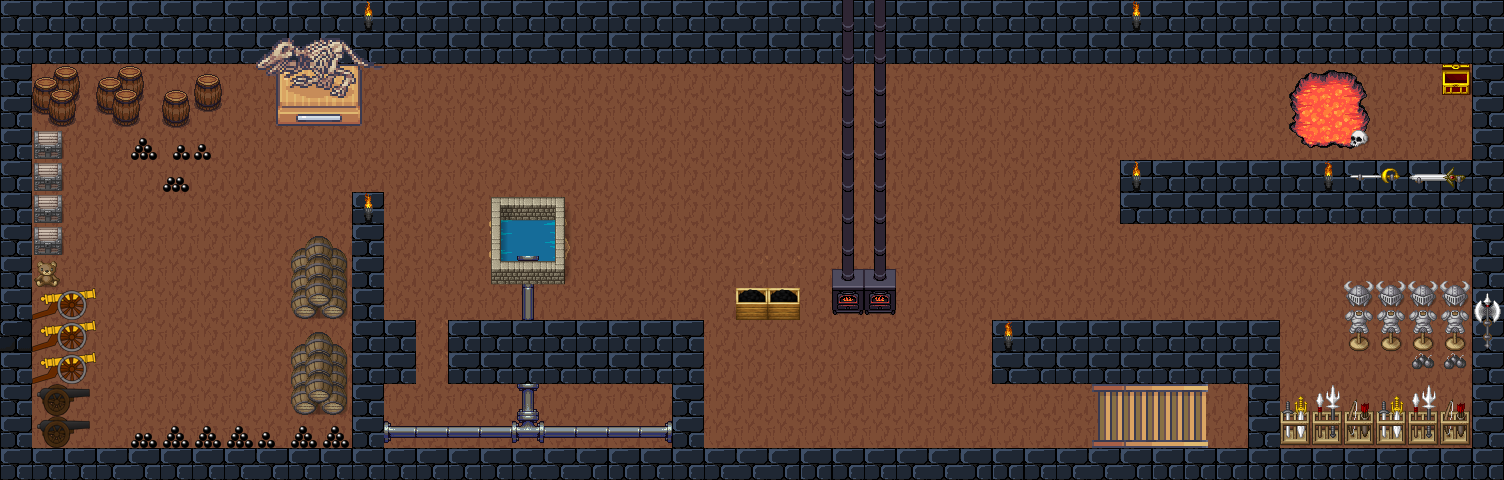

Rendered tile map (Tiled .tmx) drawn with the repository's tilesets; below, a short description and the map source with its tile grids summarised:
An orthogonal 47x15 tile map with 32x32 px tiles, 30 tile layers (exitMain, start, silent, startTrap, ...), 12 tilesets and 5 objects (4x variable, EmptyChest).

<map version="1.5" tiledversion="1.7.2" orientation="orthogonal" renderorder="right-down" width="47" height="15" tilewidth="32" tileheight="32" infinite="0" nextlayerid="48" nextobjectid="7">
 <editorsettings>
  <export target="basement.json" format="json" />
 </editorsettings>
 <properties>
  <property name="mapCopyright" value="&quot;The Money Bin&quot; by Thoddi is licensed unter CC BY-NC-SA" />
  <property name="mapDescription" value="" />
  <property name="mapLink" value="" />
  <property name="mapName" value="The Money Bin" />
  <property name="script" value="https://static.rc3.world/scripts/default/bundle.js" />
 </properties>
 <tileset firstgid="1" source="../tiles/base_out_atlas.tsx" />
 <tileset firstgid="1025" source="../tiles/mapUtilies.tsx" />
 <tileset firstgid="1034" source="../tiles/BaseChip_pipo.tsx" />
 <tileset firstgid="1986" source="../tiles/dungeon.tsx" />
 <tileset firstgid="2050" source="../tiles/minerals-32.tsx" />
 <tileset firstgid="2530" source="../tiles/plums.tsx" />
 <tileset firstgid="3005" source="../tiles/ModernInteriors/Room_Builder_3d_walls_32x32.tsx" />
 <tileset firstgid="4325" source="../tiles/ModernInteriors/26_Condominium_32x32.tsx" />
 <tileset firstgid="4629" source="../tiles/WaterAndFire.tsx" />
 <tileset firstgid="4677" source="../tiles/cannon.tsx" />
 <tileset firstgid="4685" source="../tiles/ModernInteriors/22_Museum_32x32.tsx" />
 <tileset firstgid="6637" source="../tiles/BaseChip_pipo-2.tsx" />
 <layer id="47" name="exitMain" width="47" height="15">
  <properties>
   <property name="exitUrl" value="../main.json" />
  </properties>
  <data>[705 cells, 1 non-empty, 1 distinct tile ids]</data>
 </layer>
 <layer id="17" name="start" width="47" height="15">
  <properties>
   <property name="startLayer" type="bool" value="true" />
  </properties>
  <data>[705 cells, 6 non-empty, 1 distinct tile ids]</data>
 </layer>
 <layer id="26" name="silent" width="47" height="15">
  <properties>
   <property name="silent" type="bool" value="true" />
  </properties>
  <data>[705 cells, 10 non-empty, 1 distinct tile ids]</data>
 </layer>
 <layer id="22" name="startTrap" width="47" height="15">
  <properties>
   <property name="startLayer" type="bool" value="true" />
  </properties>
  <data>[705 cells, 3 non-empty, 1 distinct tile ids]</data>
 </layer>
 <layer id="35" name="chestStep" width="47" height="15">
  <properties>
   <property name="autoClose" type="bool" value="true" />
   <property name="autoOpen" type="bool" value="true" />
   <property name="doorVariable" value="chestChange" />
   <property name="zone" value="chestZone" />
  </properties>
  <data>[705 cells, 1 non-empty, 1 distinct tile ids]</data>
 </layer>
 <layer id="44" name="trap1Step" width="47" height="15">
  <properties>
   <property name="autoClose" type="bool" value="true" />
   <property name="autoOpen" type="bool" value="true" />
   <property name="doorVariable" value="trap1Change" />
   <property name="zone" value="trap1Zone" />
  </properties>
  <data>[705 cells, 1 non-empty, 1 distinct tile ids]</data>
 </layer>
 <layer id="45" name="trap2Step" width="47" height="15">
  <properties>
   <property name="autoClose" type="bool" value="true" />
   <property name="autoOpen" type="bool" value="true" />
   <property name="doorVariable" value="trap2Change" />
   <property name="zone" value="trap2Zone" />
  </properties>
  <data>[705 cells, 1 non-empty, 1 distinct tile ids]</data>
 </layer>
 <layer id="46" name="trap3Step" width="47" height="15">
  <properties>
   <property name="autoClose" type="bool" value="true" />
   <property name="autoOpen" type="bool" value="true" />
   <property name="doorVariable" value="trap3Change" />
   <property name="zone" value="trap3Zone" />
  </properties>
  <data>[705 cells, 1 non-empty, 1 distinct tile ids]</data>
 </layer>
 <layer id="18" name="fromTop" width="47" height="15">
  <properties>
   <property name="startLayer" type="bool" value="true" />
  </properties>
  <data>[705 cells, 2 non-empty, 1 distinct tile ids]</data>
 </layer>
 <layer id="25" name="exitUp" width="47" height="15">
  <properties>
   <property name="exitUrl" value="01.json#startFromDown" />
  </properties>
  <data>[705 cells, 2 non-empty, 1 distinct tile ids]</data>
 </layer>
 <layer id="7" name="Block" width="47" height="15">
  <data>[705 cells, 326 non-empty, 1 distinct tile ids]</data>
 </layer>
 <layer id="1" name="Wall+Floor" width="47" height="15">
  <data>[705 cells, 705 non-empty, 9 distinct tile ids]</data>
 </layer>
 <layer id="12" name="TrapHole" width="47" height="15">
  <data>[705 cells, 6 non-empty, 6 distinct tile ids]</data>
 </layer>
 <layer id="38" name="trap1Open" width="47" height="15">
  <data>[705 cells, 1 non-empty, 1 distinct tile ids]</data>
 </layer>
 <layer id="39" name="trap2Open" width="47" height="15">
  <data>[705 cells, 1 non-empty, 1 distinct tile ids]</data>
 </layer>
 <layer id="40" name="trap3Open" width="47" height="15">
  <data>[705 cells, 1 non-empty, 1 distinct tile ids]</data>
 </layer>
 <layer id="41" name="trap1Close" width="47" height="15">
  <data>[705 cells, 1 non-empty, 1 distinct tile ids]</data>
 </layer>
 <layer id="42" name="trap2Close" width="47" height="15">
  <data>[705 cells, 1 non-empty, 1 distinct tile ids]</data>
 </layer>
 <layer id="43" name="trap3Close" width="47" height="15">
  <data>[705 cells, 1 non-empty, 1 distinct tile ids]</data>
 </layer>
 <layer id="23" name="TrapDecoration" width="47" height="15">
  <data>[705 cells, 1 non-empty, 1 distinct tile ids]</data>
 </layer>
 <layer id="14" name="Stairs" width="47" height="15">
  <data>[705 cells, 8 non-empty, 8 distinct tile ids]</data>
 </layer>
 <layer id="13" name="Decoration" width="47" height="15">
  <data>[705 cells, 79 non-empty, 51 distinct tile ids]</data>
 </layer>
 <layer id="20" name="Well-Water" width="47" height="15">
  <data>[705 cells, 9 non-empty, 9 distinct tile ids]</data>
 </layer>
 <layer id="21" name="Pipes" width="47" height="15">
  <data>[705 cells, 12 non-empty, 7 distinct tile ids]</data>
 </layer>
 <layer id="19" name="Well" width="47" height="15">
  <data>[705 cells, 8 non-empty, 6 distinct tile ids]</data>
 </layer>
 <layer id="33" name="chestClose" width="47" height="15">
  <data>[705 cells, 1 non-empty, 1 distinct tile ids]</data>
 </layer>
 <layer id="34" name="chestOpen" width="47" height="15">
  <data>[705 cells, 1 non-empty, 1 distinct tile ids]</data>
 </layer>
 <objectgroup id="16" name="floorLayer">
  <object id="1" name="chestChange" type="variable" x="1169.58" y="31.4406">
   <properties>
    <property name="closeLayer" value="chestClose" />
    <property name="default" type="bool" value="false" />
    <property name="door" type="bool" value="true" />
    <property name="openLayer" value="chestOpen" />
   </properties>
   <point />
  </object>
  <object id="3" name="trap1Change" type="variable" x="1221.58" y="31.4406">
   <properties>
    <property name="closeLayer" value="trap1Close" />
    <property name="default" type="bool" value="false" />
    <property name="door" type="bool" value="true" />
    <property name="openLayer" value="trap1Open" />
   </properties>
   <point />
  </object>
  </objectgroup>
 <layer id="15" name="Decoration 2" width="47" height="15">
  <data>[705 cells, 42 non-empty, 16 distinct tile ids]</data>
 </layer>
 <layer id="24" name="Decoration 3" width="47" height="15">
  <data>[705 cells, 8 non-empty, 2 distinct tile ids]</data>
 </layer>
 <layer id="11" name="Doors" width="47" height="15">
  <data>[705 cells, 0 non-empty, 0 distinct tile ids]</data>
 </layer>
</map>
<!-- 3 of 5 objects omitted -->
